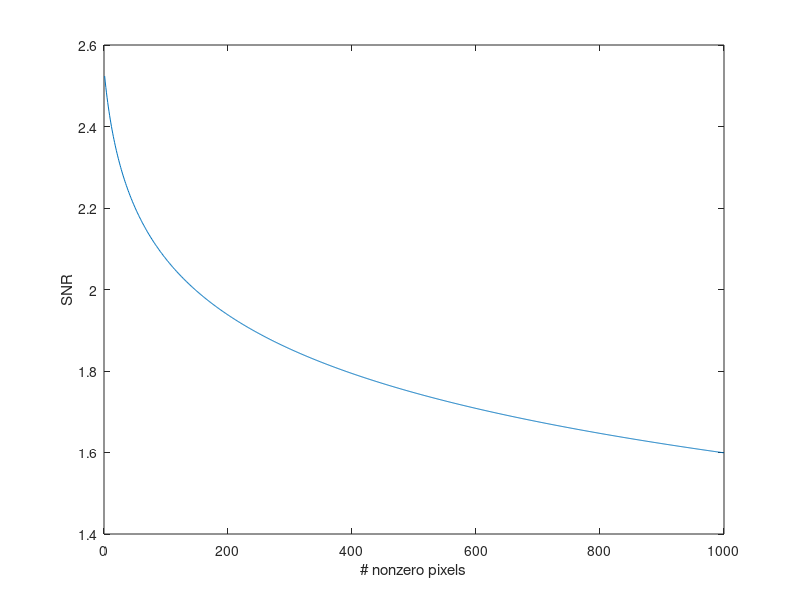

MATLAB code for this plot:
%%%% Simulations to explore how the shape of the psf, the total light
%%%% transmission, and the background intensity level affect SNR of the
%%%% reconstructed signal. 

usingMacbookAir = true

if ~usingMacbookAir
    addpath(genpath('/home/izkula/src/COSMOS'))
else
    addpath(genpath('~/src/COSMOS'))
end

set(0,'defaultfigurecolor', 'w')
saveDir = '~/Dropbox/cosmos/SNR_analysis/simulation/'
if ~exist(saveDir); mkdir(saveDir); end

whichCase = 1

suffix = '.png'
fsize = 10


pixel_size = 11e-6; %%% [um]
total_signal = 12e4; %%% ----> This is the TOTAL SIGNAL based on CNMF-e for f/1.4 macroscope, in focus (from 20171230). 
background_photons = 9000; %%% ----> This is the TOTAL RECOVERED BACKGROUND based on CNMF-e for f/1.4 macroscope, in focus (from 20171230). 

switch whichCase 
    case 1
        x = [1:1000];    %%% Independent variable
        SNR = zeros(size(x));
        xstr = '# nonzero pixels'
        for i = 1:numel(x)
            a = ones(x(i),1)/x(i);
            a = a/sum(a(:));
            alpha = 1; 
%             B = 10;
            B = background_photons;
            b0 = B*ones(size(a));
%             c0 = 1;
            c0 = total_signal;
        
            adag = inv(a'*a)*a';
%             SNR(i) = (sqrt(alpha)*c0) / (adag*sqrt(a*c0 + b0));
            SNR(i) = (sqrt(alpha)*c0) / sqrt(sum(adag.^2*(a*c0 + b0)));
        end
        figure, plot(x, log10(SNR))
        xlabel(xstr)
        ylabel('SNR')
        
    case 2
        x = linspace(0, 1, 100);    %%% Independent variable
        SNR = zeros(size(x));
        xstr = 'fraction of total light transmitted'
        for i = 1:numel(x)
            a = ones(1, 1);
            a = a/sum(a(:));
            alpha = x(i); 
            B = 10;
            b0 = B*ones(size(a));
            c0 = 1;
        
            adag = inv(a'*a)*a';
%             SNR(i) = (sqrt(alpha)*c0) / (adag*sqrt(a*c0 + b0));
            SNR(i) = (sqrt(alpha)*c0) / sqrt(sum(adag.^2*(a*c0 + b0)));
        end
        figure, plot(x, SNR)
        xlabel(xstr)
        ylabel('SNR')
        
    case 3
        x = linspace(.1, 1, 100);    %%% Independent variable
        SNR = zeros(size(x));
        xstr = 'width of gaussian psf'
        figure
        for i = 1:numel(x)
            xx = linspace(-5, 5, 1001)';
            a = exp(-(xx.^2)./(2*x(i).^2));
            a = a/sum(a(:));
            hold on
            if mod(i, 10) == 0
                plot(a)
            end
            alpha = x(i); 
            B = 1;
            b0 = B*ones(size(a));
            c0 = 100;
        
            adag = inv(a'*a)*a';
%             SNR(i) = (sqrt(alpha)*c0) / (adag*sqrt(a*c0 + b0));
            SNR(i) = (sqrt(alpha)*c0) / sqrt(sum(adag.^2*(a*c0 + b0)));
        end
        export_fig(fullfile(saveDir, ['gaussian_widths', suffix]))

        figure, plot(x, SNR)
        xlabel(xstr)
        ylabel('SNR')
        set(gca,'FontSize',fsize);
        title('SNR as a function of PSF width')
        export_fig(fullfile(saveDir, ['snr_vs_psf_width', suffix]))
        
        
    case 4
        x = [1, 2];    %%% Independent variable
        SNR = zeros(size(x));
        xstr = ''
        figure
        for i = 1:numel(x)
            %%%% Try putting real numbers in
            
%             xx = linspace(-5, 5, 1001)';
%             a = exp(-(xx.^2)./(2*x(i).^2));
%             a = a/sum(a(:));
%             hold on
%             if mod(i, 10) == 0
%                 plot(a)
%             end
%             alpha = x(i); 
%             B = 10;
%             b0 = B*ones(size(a));
%             c0 = 1;
        
            adag = inv(a'*a)*a';
%             SNR(i) = (sqrt(alpha)*c0) / (adag*sqrt(a*c0 + b0));
            SNR(i) = (sqrt(alpha)*c0) / sqrt(sum(adag.^2*(a*c0 + b0)));
        end
        figure, plot(x, SNR)
        xlabel(xstr)
        ylabel('SNR')
        
end


















%%%% What happens as you add more shot noise to the individual pixels, does
%%%% the reconstruction get worse? 
%%%% If you can show this rigorously, you are golden. It almost must be
%%%% true, potentially only for overlapping neurons, but if so, how. 



%%%% Problem #1:
%%%% You have a single emitter. You measure Y, which is shot-noise modified
%%%% instantiation of the neural signal and a (for now) constant
%%%% background. You are trying a rank-1 factorization. What changes as you
%%%% increase the value of B.

%%%% | Y - AC - B|^2. Where A is the PSF, C is the time series, and B is
%%%% the background. 

%%%% Problem #2:
%%%% Same as above, but now with two overlapping neurons. 


%%%% Problem #3:
%%%% Constant background, but changing the size of the PSF in the forward
%%%% model. 